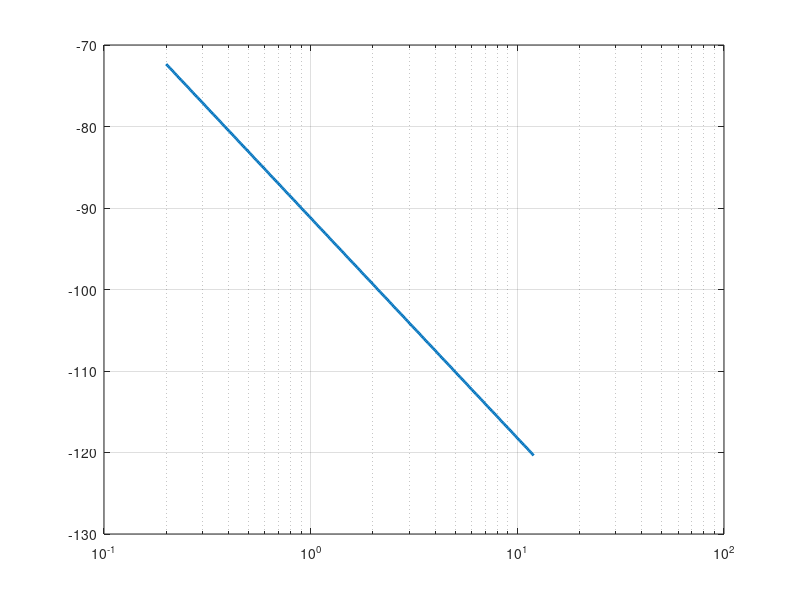

Here is the MATLAB script that generated this plot: (Note: this script raises an error after producing the figure.)
clc;
clear;
close all;

%% -------------------------
% Baseline link parameters
%% -------------------------
c = 3e8;
f = 868e6; % Hz
lambda = c/f;
D = 4000; % m

Ptx = 14; % dBm
Gtx = 2; Grx = 2;
Lcable = 1;

Srx = -120; % sensitivity
fadeMargin = 10;

htx = 20; hrx = 2;
n = 2.7;

xObs = 0.5*D;
hObsAboveLOS = 3;
clearRatio = 0.60;

%% -------------------------
% Helper formulas
%% -------------------------
FSPL = @(fHz, d) (20*log10(fHz) + 20*log10(d) - 147.55);
PLlog = @(PL0, d, d0, n) (PL0 + 10*n*log10(d./d0));
EIRP = @(Ptx, Gtx, Lc) (Ptx + Gtx - Lc);
PrxFun = @(EIRP, Grx, PL, m) (EIRP + Grx - PL - m);
FresnelR = @(lambda, x, D) sqrt((lambda .* x .* (D-x)) ./ D);

%% Distance sweep
d = logspace(log10(200), log10(12000), 300);
dkm = d/1000;
d0 = 100;
PL0 = FSPL(f, d0);

PL = PLlog(PL0, d, d0, n);
Prx = PrxFun(EIRP(Ptx,Gtx,Lcable), Grx, PL, fadeMargin);

%% Fresnel baseline
rF = FresnelR(lambda, xObs, D);
requiredClear = clearRatio * rF;
fresnelOK = (hObsAboveLOS < requiredClear);

%% Plot
figure;
semilogx(dkm, Prx, 'LineWidth', 2); grid on; hold on;
yline(Srx, '--', 'Sensitivity');

xlabel('Distance (km)');
ylabel('Received Power (dBm)');
title('RF Planning Analysis');

%% -------- Experiment 1 --------
htx_1 = htx + 5;
maxLOS = 3.57*(sqrt(htx) + sqrt(hrx));
maxLOS_1 = 3.57*(sqrt(htx_1) + sqrt(hrx));

fprintf('Baseline LOS: %.2f km\n', maxLOS);
fprintf('Height+5m LOS: %.2f km\n', maxLOS_1);

%% -------- Experiment 2 --------
Gtx_2 = 5; Grx_2 = 5;
Prx_2 = PrxFun(EIRP(Ptx,Gtx_2,Lcable), Grx_2, PL, fadeMargin);
semilogx(dkm, Prx_2, 'LineWidth', 2);

%% -------- Experiment 3 --------
n_values = [2.0, 3.5, 4.0];

for i = 1:length(n_values)
    n_3 = n_values(i);
    PL_3 = PLlog(PL0, d, d0, n_3);
    Prx_3 = PrxFun(EIRP(Ptx,Gtx,Lcable), Grx, PL_3, fadeMargin);
    semilogx(dkm, Prx_3, 'LineWidth', 2);
end

%% -------- Experiment 4 --------
x_values = [0.1, 0.3, 0.5, 0.9];

for i = 1:length(x_values)
    xObs_4 = x_values(i)*D;
    rF_4 = FresnelR(lambda, xObs_4, D);
    requiredClear_4 = clearRatio * rF_4;
    
    fprintf('Obstacle at %.0f%% -> Fresnel radius = %.2f m\n', ...
        x_values(i)*100, rF_4);
end

legend('Baseline','Sensitivity','Gain=5dBi','n=2.0','n=3.5','n=4.0');

%% Save result
saveas(gcf,'results.png');

disp('Done. results.png saved.');
